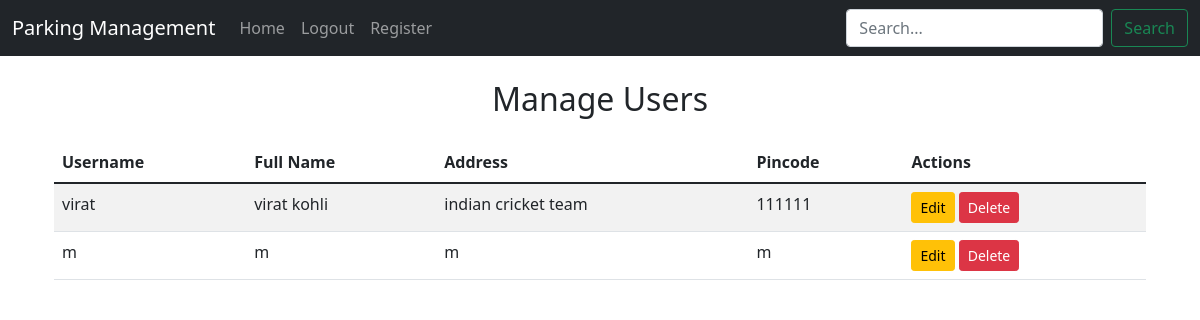
Page /admin_user (signed in) on the earlier database version.
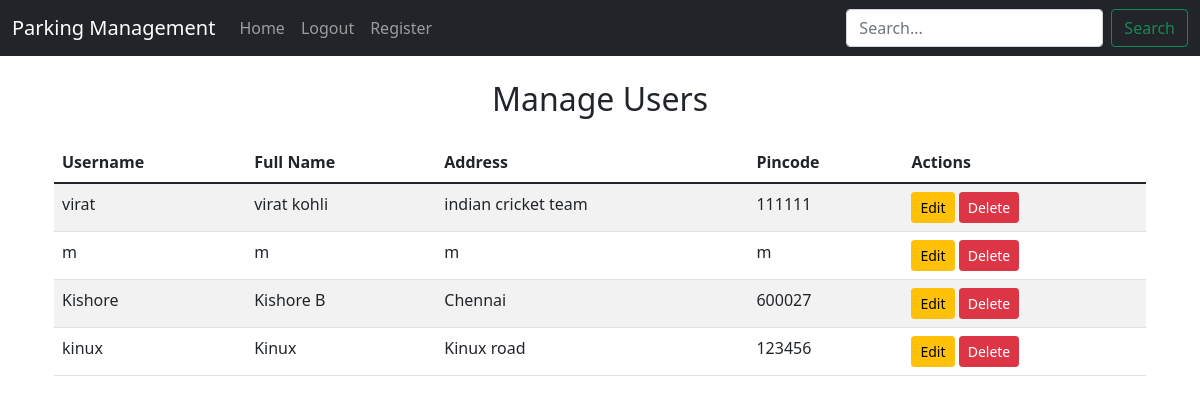
Same page on the later database version.
### app.py (models this page shows)
class User(db.Model):
    __tablename__ = "user"
    id = db.Column(db.Integer, primary_key=True)
    username = db.Column(db.String(20), unique=True, nullable=False)
    password = db.Column(db.String(20), nullable=False)
    fullname = db.Column(db.String(20), nullable=False)
    address = db.Column(db.String(20), nullable=False)
    pincode = db.Column(db.String(20), nullable=False)
    bookings = db.relationship(
        "Booking", back_populates="user", cascade="all, delete-orphan"
    )

### app.py (the view)
@app.route("/admin_user", methods=["GET", "POST"])
def admin_user():
    if "username" not in session or session["username"] != "admin":
        return redirect(url_for("login"))
    users = User.query.filter(User.username != "admin").all()
    return render_template("manage_user.html", users=users)

### templates/manage_user.html (shortened to what this page needs)
{% extends 'base.html' %}
{% block content %}
<div class="container mt-4">
    <h2 class="mb-4 text-center">Manage Users</h2>
    <table class="table table-striped">
        <thead>
            <tr>
                <th scope="col">Username</th>
                <th scope="col">Full Name</th>
                <th scope="col">Address</th>
                <th scope="col">Pincode</th>
                <th scope="col">Actions</th>
            </tr>
        </thead>
        <tbody>
            {% for user in users %}
            <tr>
                <td>{{ user.username }}</td>
                <td>{{ user.fullname }}</td>
                <td>{{ user.address }}</td>
                <td>{{ user.pincode }}</td>
                <td>
                    <a href="/edit_user/{{ user.id }}" class="btn btn-warning btn-sm">Edit</a>
                 <a href="/delete_user/{{ user.id }}" class="btn btn-danger btn-sm"
   onclick="return confirm('Are you sure you want to delete this user?');">
   Delete
</a>
                </td>
            </tr>
            {% endfor %}
        </tbody>
    </table>
</div>
{% endblock %}

### templates/base.html (shortened to what this page needs)
<!DOCTYPE html>
<html lang="en">
<head>
    <link href="https://cdn.jsdelivr.net/npm/bootstrap@5.1.3/dist/css/bootstrap.min.css" rel="stylesheet"
>
</head>
<body>
   <nav class="navbar navbar-expand-lg navbar-dark bg-dark">
        <div class="container-fluid">
            <a class="navbar-brand" href="/admin">Parking Management</a>
            <div class="collapse navbar-collapse" id="navbarSupportedContent">
                <ul class="navbar-nav me-auto mb-2 mb-lg-0">
                    <li class="nav-item">
                        <a class="nav-link {% if request.path == '/' %}active{% endif %}" href="/admin">Home</a>
                    </li>
                     {% if session['username'] %}
                    <li class="nav-item">
                         <a class="nav-link" href="/logout">Logout</a>
                    </li>
                     {% else %}
                    <li class="nav-item">
                        <a class="nav-link" href="/">Login</a>
                    </li>
                    {% endif %}
                    <li class="nav-item">
                        <a class="nav-link" href="/register">Register</a>
                    </li>
                </ul>
<form method="GET" action="{{ url_for('admin_search') }}" class="d-flex ms-2">
    <input type="text" name="query" class="form-control me-2" placeholder="Search..." value="{{ request.args.get('query', '') }}">
    <button class="btn btn-outline-success" type="submit">Search</button>
</form>
            </div>
        </div>
    </nav>
    <div class="container mt-4">
        {% block content %}{% endblock %}
    </div>
</body>
</html>

Differences in the rows shown:
added User: username "Kishore", fullname "Kishore B", address "Chennai", pincode "600027"
added User: username "kinux", fullname "Kinux", address "Kinux road", pincode "123456"
